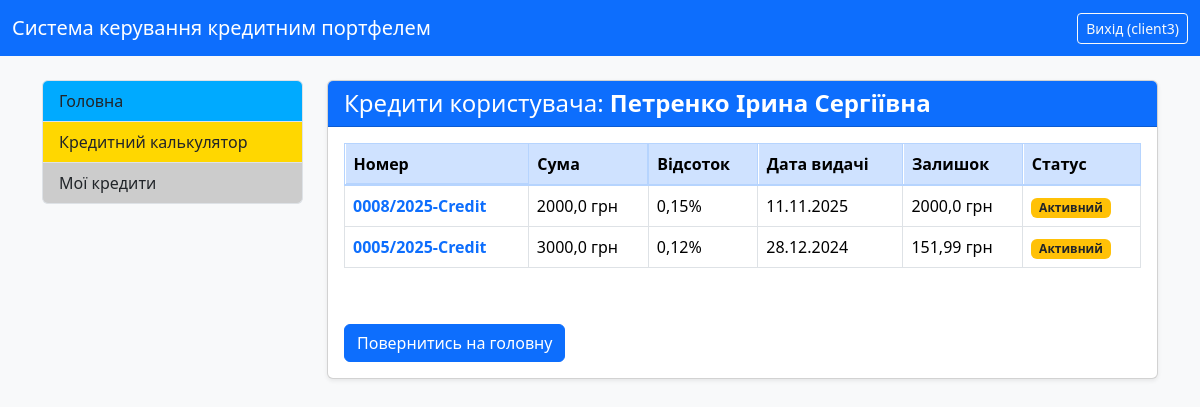
Before: /my-credits/ (signed in) with the older database file.
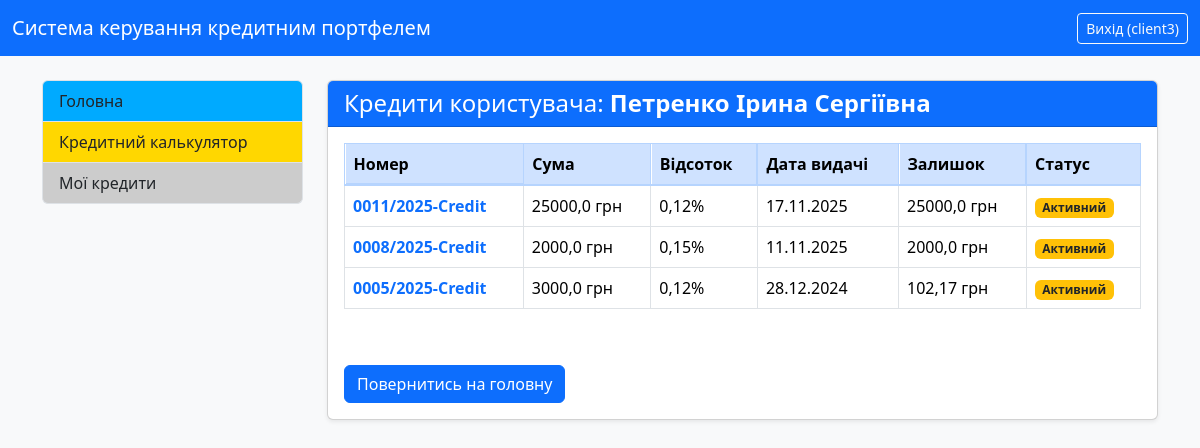
After: the same page with the newer database file.
### credit_system/models.py (models this page shows, shortened)
class Credit(models.Model):
    user = models.ForeignKey(CustomUser, on_delete=models.CASCADE, related_name='credits', verbose_name="Користувач")
    number = models.CharField(max_length=100, verbose_name="Номер кредиту", blank=True)
    number1 = models.IntegerField(verbose_name="Порядковий номер", null=True, blank=True)
    number2 = models.IntegerField(verbose_name="Рік видачі", null=True, blank=True)
    number3 = models.CharField(max_length=20, verbose_name="Постфікс/Підрозділ", blank=True)
    summa_credit = models.FloatField(verbose_name="Сума кредиту")
    percent = models.FloatField(verbose_name="Відсоткова ставка (%)")
    start_date = models.DateField(verbose_name="Дата видачі")
    srok_months = models.IntegerField(verbose_name="Термін (міс.)")
    day_of_pay = models.IntegerField(default=15, verbose_name="Плановий день оплати")
    purpose = models.CharField(max_length=255, verbose_name="Ціль кредиту", blank=True)
    note = models.TextField(verbose_name="Примітка", blank=True)
    ostatok = models.FloatField(verbose_name="Залишок кредиту")
    closed = models.BooleanField(default=False, verbose_name="Кредит закрит")
    last_pay_date = models.DateField(null=True, blank=True, verbose_name="Дата останнього платежу")
    dolg_percent = models.FloatField(default=0, verbose_name="Борг по оплаті %")
    plan_pay = models.FloatField(verbose_name="Плановий платіж", blank=True)
    class Meta:
        verbose_name = "Кредит"
        verbose_name_plural = "Кредити"
        unique_together = ('number1', 'number2')
        ordering = ['-number1', '-number2']

### credit_system/views.py (the view)
# urls.py: path('my-credits/', UserCreditsView.as_view(), name='user_credits_list'),
class UserCreditsView(LoginRequiredMixin, ListView):
    model = Credit
    template_name = 'credit_system/my_credits.html'
    context_object_name = 'credits'
    def get_queryset(self):
        if self.request.user.is_authenticated:
            return Credit.objects.filter(user=self.request.user).order_by('closed', '-start_date')
        return Credit.objects.none()

### credit_system/models.py (called while the page is built)
    @property
    def is_manager(self):
        return self.role == 'manager' or self.is_superuser

    @property
    def is_client(self):
        return self.role == 'client'

### credit_system/templates/credit_system/my_credits.html (shortened to what this page needs)
{% extends "credit_system/base.html" %}
{% block content %}
    <div class="card shadow-sm">
        <div class="card-header bg-primary text-white">
            <h4 class="mb-0">
                <span>Кредити користувача: <strong>{{ request.user.last_name }} {{ request.user.first_name }} {{ request.user.middle_name }}</strong></span>
            </h4>
        </div>
        <div class="card-body">
            {% if credits %}
                <div class="table-responsive" style="max-height: 500px; overflow-y: scroll;">
                    <table class="table table-bordered table-hover">
                        <thead class="table-primary">
                            <tr>
                                <th>Номер</th>
                                <th>Сума</th>
                                <th>Відсоток</th>
                                <th>Дата видачі</th>
                                <th>Залишок</th>
                                <th>Статус</th>
                            </tr>
                        </thead>
                        <tbody>
                            {% for credit in credits %}
                                <tr>
                                    <td>
                                        <a href="{% url 'credit_detail' credit.pk %}" class="text-decoration-none fw-bold text-primary">
                                                {{ credit.number }}
                                        </a>
                                    </td>
                                    <td>{{ credit.summa_credit }} грн</td>
                                    <td>{{ credit.percent }}%</td>
                                    <td>{{ credit.start_date|date:"d.m.Y" }}</td>
                                    <td>{{ credit.ostatok }} грн</td>
                                    <td>
                                    {% if credit.closed %}
                                        <span class="badge bg-success">Закритий</span>
                                    {% else %}
                                        <span class="badge bg-warning text-dark">Активний</span>
                                    {% endif %}
                                    </td>
                                </tr>
                            {% endfor %}
                        </tbody>
                    </table>
            {% else %}
                <p>Кредитів не знайдено.</p>
            {% endif %}
            </div>
            <br><a href="{% url 'index' %}" class="btn btn-primary mt-3">Повернитись на головну</a><br>
        </div>
    </div>
{% endblock %}

Changed rows visible on the page:
added Credit: number "0011/2025-Credit", summa_credit "25000,0", percent "0,12", start_date "17.11.2025", ostatok "25000,0", closed "Активний"
changed Credit "0005/2025-Credit": ostatok "151,99" → "102,17"
